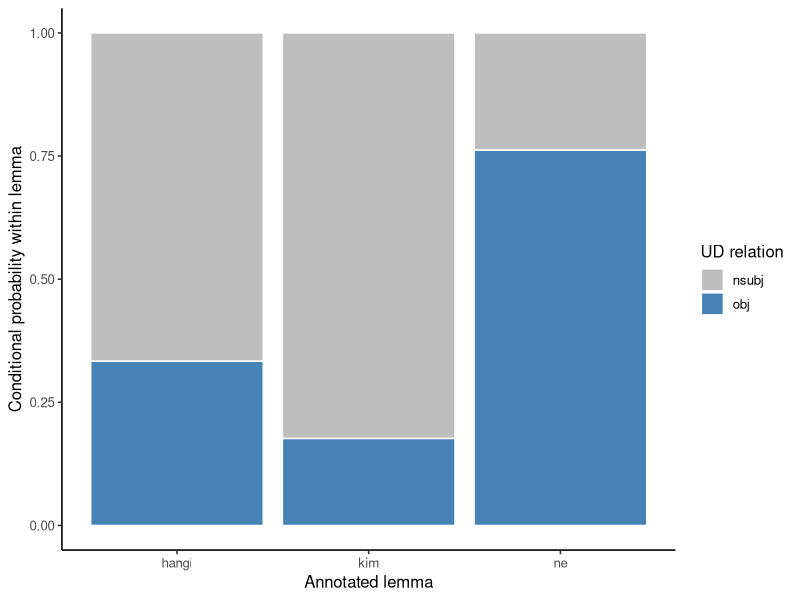

Write the R code that produced this figure.
## ---- chunk 1
#| label: load-conditional-data
library(ggplot2)

wh <- read.csv(
  "data/ud-turkish-boun/question-core-arguments.csv",
  stringsAsFactors = FALSE,
  fileEncoding = "UTF-8"
)

stopifnot(nrow(wh) == 167L)

is_ne <- as.logical(wh$ne_lemma)
is_object <- as.logical(wh$object)
p_ne <- mean(is_ne)
p_object <- mean(is_object)
p_ne_object <- mean(is_ne & is_object)

p_object_given_ne <- p_ne_object / p_ne
p_ne_given_object <- p_ne_object / p_object

stopifnot(
  p_ne > 0,
  p_object > 0,
  isTRUE(all.equal(
    p_object_given_ne,
    mean(is_object[is_ne])
  )),
  isTRUE(all.equal(
    p_ne_given_object,
    mean(is_ne[is_object])
  ))
)

c(object_given_ne = p_object_given_ne,
  ne_given_object = p_ne_given_object)
## ---- chunk 2
#| label: check-conditional-complement
p_subject_given_ne <- mean(
  wh$dependency_relation[is_ne] == "nsubj"
)

stopifnot(isTRUE(all.equal(
  p_object_given_ne + p_subject_given_ne,
  1
)))

c(object = p_object_given_ne, subject = p_subject_given_ne)
## ---- chunk 3
#| label: plot-conditional-probabilities
#| fig-cap: "Observed dependency-relation proportions within each lemma. Bars rescale separately within lemma."
conditional_counts <- as.data.frame(
  xtabs(~ lemma + dependency_relation, data = wh)
)
names(conditional_counts)[3] <- "tokens"
conditional_counts$conditional_probability <- ave(
  conditional_counts$tokens,
  conditional_counts$lemma,
  FUN = function(x) x / sum(x)
)

ggplot(conditional_counts,
       aes(lemma, conditional_probability, fill = dependency_relation)) +
  geom_col(color = "white") +
  scale_fill_manual(values = c(nsubj = "grey", obj = "steelblue")) +
  labs(x = "Annotated lemma",
       y = "Conditional probability within lemma",
       fill = "UD relation") +
  theme_classic(base_size = 12)
